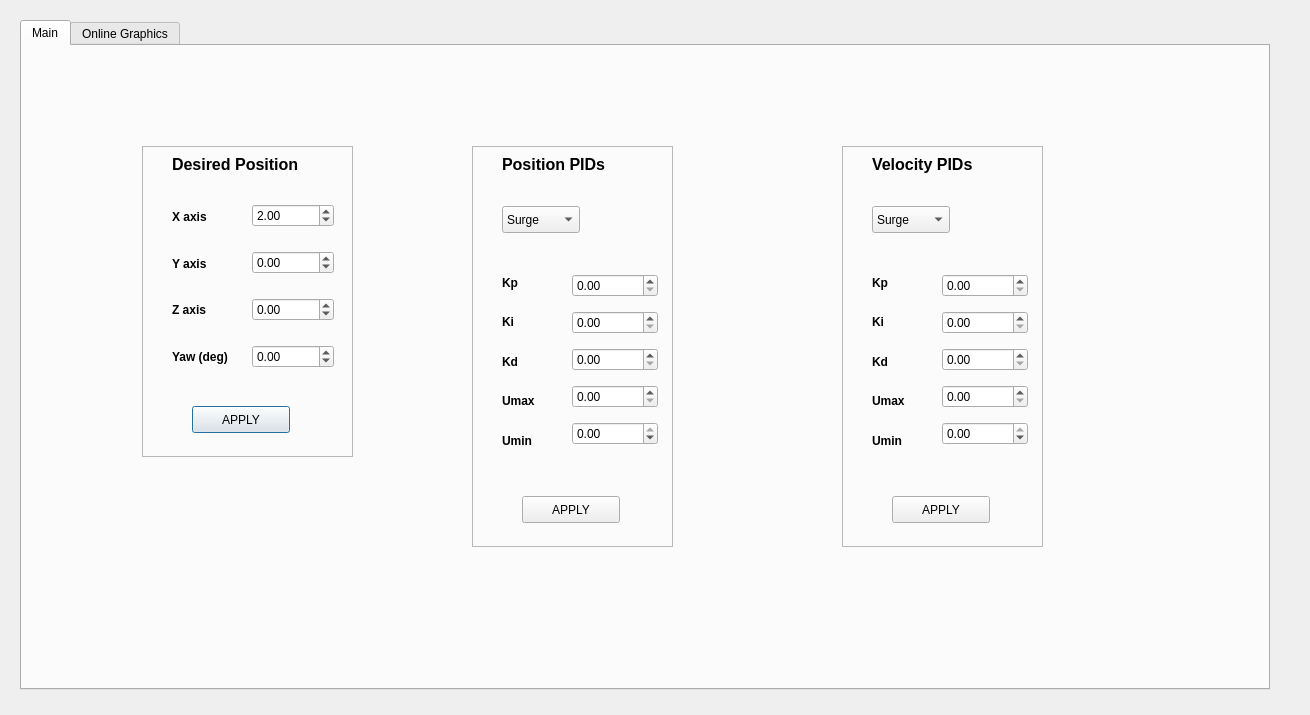
<?xml version="1.0" encoding="UTF-8"?>
<ui version="4.0">
 <class>Dialog</class>
 <widget class="QDialog" name="Dialog">
  <property name="geometry">
   <rect>
    <x>0</x>
    <y>0</y>
    <width>1310</width>
    <height>715</height>
   </rect>
  </property>
  <property name="windowTitle">
   <string>SEABOTIX - Control Supervisory System</string>
  </property>
  <property name="windowOpacity">
   <double>1.000000000000000</double>
  </property>
  <widget class="QTabWidget" name="tabWidget">
   <property name="geometry">
    <rect>
     <x>20</x>
     <y>20</y>
     <width>1250</width>
     <height>670</height>
    </rect>
   </property>
   <property name="currentIndex">
    <number>0</number>
   </property>
   <widget class="QWidget" name="tab">
    <attribute name="title">
     <string>Main</string>
    </attribute>
    <widget class="QFrame" name="frame">
     <property name="geometry">
      <rect>
       <x>120</x>
       <y>100</y>
       <width>211</width>
       <height>311</height>
      </rect>
     </property>
     <property name="frameShape">
      <enum>QFrame::StyledPanel</enum>
     </property>
     <property name="frameShadow">
      <enum>QFrame::Raised</enum>
     </property>
     <widget class="QLabel" name="label_5">
      <property name="geometry">
       <rect>
        <x>30</x>
        <y>10</y>
        <width>131</width>
        <height>17</height>
       </rect>
      </property>
      <property name="font">
       <font>
        <pointsize>12</pointsize>
        <weight>75</weight>
        <bold>true</bold>
       </font>
      </property>
      <property name="text">
       <string>Desired Position</string>
      </property>
     </widget>
     <widget class="QWidget" name="verticalLayoutWidget">
      <property name="geometry">
       <rect>
        <x>110</x>
        <y>40</y>
        <width>82</width>
        <height>201</height>
       </rect>
      </property>
      <layout class="QVBoxLayout" name="verticalLayout">
       <item>
        <widget class="QDoubleSpinBox" name="ref_x_axis">
         <property name="minimum">
          <double>-99.989999999999995</double>
         </property>
         <property name="value">
          <double>2.000000000000000</double>
         </property>
        </widget>
       </item>
       <item>
        <widget class="QDoubleSpinBox" name="ref_y_axis">
         <property name="minimum">
          <double>-99.989999999999995</double>
         </property>
         <property name="value">
          <double>0.000000000000000</double>
         </property>
        </widget>
       </item>
       <item>
        <widget class="QDoubleSpinBox" name="ref_z_axis">
         <property name="minimum">
          <double>-99.989999999999995</double>
         </property>
        </widget>
       </item>
       <item>
        <widget class="QDoubleSpinBox" name="ref_yaw">
         <property name="minimum">
          <double>-180.000000000000000</double>
         </property>
         <property name="maximum">
          <double>180.000000000000000</double>
         </property>
         <property name="singleStep">
          <double>10.000000000000000</double>
         </property>
         <property name="value">
          <double>0.000000000000000</double>
         </property>
        </widget>
       </item>
      </layout>
     </widget>
     <widget class="QWidget" name="verticalLayoutWidget_2">
      <property name="geometry">
       <rect>
        <x>30</x>
        <y>50</y>
        <width>72</width>
        <height>181</height>
       </rect>
      </property>
      <layout class="QVBoxLayout" name="verticalLayout_2">
       <item>
        <widget class="QLabel" name="label_12">
         <property name="font">
          <font>
           <weight>75</weight>
           <bold>true</bold>
          </font>
         </property>
         <property name="text">
          <string>X axis</string>
         </property>
        </widget>
       </item>
       <item>
        <widget class="QLabel" name="label_19">
         <property name="font">
          <font>
           <weight>75</weight>
           <bold>true</bold>
          </font>
         </property>
         <property name="text">
          <string>Y axis</string>
         </property>
        </widget>
       </item>
       <item>
        <widget class="QLabel" name="label_8">
         <property name="font">
          <font>
           <weight>75</weight>
           <bold>true</bold>
          </font>
         </property>
         <property name="text">
          <string>Z axis</string>
         </property>
        </widget>
       </item>
       <item>
        <widget class="QLabel" name="label_10">
         <property name="font">
          <font>
           <weight>75</weight>
           <bold>true</bold>
          </font>
         </property>
         <property name="text">
          <string>Yaw (deg)</string>
         </property>
        </widget>
       </item>
      </layout>
     </widget>
     <widget class="QPushButton" name="set_reference">
      <property name="geometry">
       <rect>
        <x>50</x>
        <y>260</y>
        <width>98</width>
        <height>27</height>
       </rect>
      </property>
      <property name="text">
       <string>APPLY</string>
      </property>
     </widget>
    </widget>
    <widget class="QFrame" name="frame_2">
     <property name="geometry">
      <rect>
       <x>450</x>
       <y>100</y>
       <width>201</width>
       <height>401</height>
      </rect>
     </property>
     <property name="frameShape">
      <enum>QFrame::StyledPanel</enum>
     </property>
     <property name="frameShadow">
      <enum>QFrame::Raised</enum>
     </property>
     <widget class="QLabel" name="label_6">
      <property name="geometry">
       <rect>
        <x>30</x>
        <y>10</y>
        <width>131</width>
        <height>17</height>
       </rect>
      </property>
      <property name="font">
       <font>
        <pointsize>12</pointsize>
        <weight>75</weight>
        <bold>true</bold>
       </font>
      </property>
      <property name="text">
       <string>Position PIDs</string>
      </property>
     </widget>
     <widget class="QWidget" name="verticalLayoutWidget_3">
      <property name="geometry">
       <rect>
        <x>100</x>
        <y>120</y>
        <width>86</width>
        <height>191</height>
       </rect>
      </property>
      <layout class="QVBoxLayout" name="verticalLayout_3">
       <item>
        <widget class="QDoubleSpinBox" name="pid_pos_kp">
         <property name="maximum">
          <double>9999.989999999999782</double>
         </property>
         <property name="singleStep">
          <double>0.100000000000000</double>
         </property>
        </widget>
       </item>
       <item>
        <widget class="QDoubleSpinBox" name="pid_pos_ki">
         <property name="maximum">
          <double>9999.989999999999782</double>
         </property>
        </widget>
       </item>
       <item>
        <widget class="QDoubleSpinBox" name="pid_pos_kd">
         <property name="maximum">
          <double>9999.989999999999782</double>
         </property>
        </widget>
       </item>
       <item>
        <widget class="QDoubleSpinBox" name="pid_pos_umax"/>
       </item>
       <item>
        <widget class="QDoubleSpinBox" name="pid_pos_umin">
         <property name="minimum">
          <double>-99.989999999999995</double>
         </property>
         <property name="maximum">
          <double>0.000000000000000</double>
         </property>
        </widget>
       </item>
      </layout>
     </widget>
     <widget class="QWidget" name="verticalLayoutWidget_4">
      <property name="geometry">
       <rect>
        <x>30</x>
        <y>120</y>
        <width>68</width>
        <height>191</height>
       </rect>
      </property>
      <layout class="QVBoxLayout" name="verticalLayout_4">
       <item>
        <widget class="QLabel" name="label_13">
         <property name="font">
          <font>
           <weight>75</weight>
           <bold>true</bold>
          </font>
         </property>
         <property name="text">
          <string>Kp</string>
         </property>
        </widget>
       </item>
       <item>
        <widget class="QLabel" name="label_20">
         <property name="font">
          <font>
           <weight>75</weight>
           <bold>true</bold>
          </font>
         </property>
         <property name="text">
          <string>Ki</string>
         </property>
        </widget>
       </item>
       <item>
        <widget class="QLabel" name="label_9">
         <property name="font">
          <font>
           <weight>75</weight>
           <bold>true</bold>
          </font>
         </property>
         <property name="text">
          <string>Kd</string>
         </property>
        </widget>
       </item>
       <item>
        <widget class="QLabel" name="label_15">
         <property name="font">
          <font>
           <weight>75</weight>
           <bold>true</bold>
          </font>
         </property>
         <property name="text">
          <string>Umax</string>
         </property>
        </widget>
       </item>
       <item>
        <widget class="QLabel" name="label_11">
         <property name="font">
          <font>
           <weight>75</weight>
           <bold>true</bold>
          </font>
         </property>
         <property name="text">
          <string>Umin</string>
         </property>
        </widget>
       </item>
      </layout>
     </widget>
     <widget class="QPushButton" name="set_pid_pos_param">
      <property name="geometry">
       <rect>
        <x>50</x>
        <y>350</y>
        <width>98</width>
        <height>27</height>
       </rect>
      </property>
      <property name="text">
       <string>APPLY</string>
      </property>
     </widget>
     <widget class="QComboBox" name="pid_pos_selection">
      <property name="geometry">
       <rect>
        <x>30</x>
        <y>60</y>
        <width>78</width>
        <height>27</height>
       </rect>
      </property>
      <property name="editable">
       <bool>false</bool>
      </property>
      <item>
       <property name="text">
        <string>Surge</string>
       </property>
      </item>
      <item>
       <property name="text">
        <string>Sway</string>
       </property>
      </item>
      <item>
       <property name="text">
        <string>Heave</string>
       </property>
      </item>
      <item>
       <property name="text">
        <string>Yaw</string>
       </property>
      </item>
     </widget>
    </widget>
    <widget class="QFrame" name="frame_4">
     <property name="geometry">
      <rect>
       <x>820</x>
       <y>100</y>
       <width>201</width>
       <height>401</height>
      </rect>
     </property>
     <property name="frameShape">
      <enum>QFrame::StyledPanel</enum>
     </property>
     <property name="frameShadow">
      <enum>QFrame::Raised</enum>
     </property>
     <widget class="QLabel" name="label_7">
      <property name="geometry">
       <rect>
        <x>30</x>
        <y>10</y>
        <width>131</width>
        <height>17</height>
       </rect>
      </property>
      <property name="font">
       <font>
        <pointsize>12</pointsize>
        <weight>75</weight>
        <bold>true</bold>
       </font>
      </property>
      <property name="text">
       <string>Velocity PIDs</string>
      </property>
     </widget>
     <widget class="QWidget" name="verticalLayoutWidget_7">
      <property name="geometry">
       <rect>
        <x>100</x>
        <y>120</y>
        <width>86</width>
        <height>191</height>
       </rect>
      </property>
      <layout class="QVBoxLayout" name="verticalLayout_7">
       <item>
        <widget class="QDoubleSpinBox" name="pid_vel_kp">
         <property name="maximum">
          <double>9999.989999999999782</double>
         </property>
         <property name="singleStep">
          <double>10.000000000000000</double>
         </property>
        </widget>
       </item>
       <item>
        <widget class="QDoubleSpinBox" name="pid_vel_ki">
         <property name="maximum">
          <double>9999.989999999999782</double>
         </property>
         <property name="singleStep">
          <double>5.000000000000000</double>
         </property>
        </widget>
       </item>
       <item>
        <widget class="QDoubleSpinBox" name="pid_vel_kd">
         <property name="maximum">
          <double>9999.989999999999782</double>
         </property>
         <property name="singleStep">
          <double>5.000000000000000</double>
         </property>
        </widget>
       </item>
       <item>
        <widget class="QDoubleSpinBox" name="pid_vel_umax"/>
       </item>
       <item>
        <widget class="QDoubleSpinBox" name="pid_vel_umin">
         <property name="minimum">
          <double>-99.989999999999995</double>
         </property>
         <property name="maximum">
          <double>0.000000000000000</double>
         </property>
        </widget>
       </item>
      </layout>
     </widget>
     <widget class="QWidget" name="verticalLayoutWidget_8">
      <property name="geometry">
       <rect>
        <x>30</x>
        <y>120</y>
        <width>68</width>
        <height>191</height>
       </rect>
      </property>
      <layout class="QVBoxLayout" name="verticalLayout_8">
       <item>
        <widget class="QLabel" name="label_16">
         <property name="font">
          <font>
           <weight>75</weight>
           <bold>true</bold>
          </font>
         </property>
         <property name="text">
          <string>Kp</string>
         </property>
        </widget>
       </item>
       <item>
        <widget class="QLabel" name="label_22">
         <property name="font">
          <font>
           <weight>75</weight>
           <bold>true</bold>
          </font>
         </property>
         <property name="text">
          <string>Ki</string>
         </property>
        </widget>
       </item>
       <item>
        <widget class="QLabel" name="label_17">
         <property name="font">
          <font>
           <weight>75</weight>
           <bold>true</bold>
          </font>
         </property>
         <property name="text">
          <string>Kd</string>
         </property>
        </widget>
       </item>
       <item>
        <widget class="QLabel" name="label_18">
         <property name="font">
          <font>
           <weight>75</weight>
           <bold>true</bold>
          </font>
         </property>
         <property name="text">
          <string>Umax</string>
         </property>
        </widget>
       </item>
       <item>
        <widget class="QLabel" name="label_23">
         <property name="font">
          <font>
           <weight>75</weight>
           <bold>true</bold>
          </font>
         </property>
         <property name="text">
          <string>Umin</string>
         </property>
        </widget>
       </item>
      </layout>
     </widget>
     <widget class="QPushButton" name="set_pid_vel_param">
      <property name="geometry">
       <rect>
        <x>50</x>
        <y>350</y>
        <width>98</width>
        <height>27</height>
       </rect>
      </property>
      <property name="text">
       <string>APPLY</string>
      </property>
     </widget>
     <widget class="QComboBox" name="pid_vel_selection">
      <property name="geometry">
       <rect>
        <x>30</x>
        <y>60</y>
        <width>78</width>
        <height>27</height>
       </rect>
      </property>
      <property name="editable">
       <bool>false</bool>
      </property>
      <item>
       <property name="text">
        <string>Surge</string>
       </property>
      </item>
      <item>
       <property name="text">
        <string>Sway</string>
       </property>
      </item>
      <item>
       <property name="text">
        <string>Heave</string>
       </property>
      </item>
      <item>
       <property name="text">
        <string>Yaw</string>
       </property>
      </item>
     </widget>
    </widget>
   </widget>
   <widget class="QWidget" name="tab_5">
    <attribute name="title">
     <string>Online Graphics</string>
    </attribute>
    <widget class="QTabWidget" name="supervisory_system">
     <property name="geometry">
      <rect>
       <x>0</x>
       <y>0</y>
       <width>1250</width>
       <height>645</height>
      </rect>
     </property>
     <property name="currentIndex">
      <number>0</number>
     </property>
     <widget class="QWidget" name="plots_pos">
      <attribute name="title">
       <string>Pose</string>
      </attribute>
      <widget class="Plot2d" name="surge_pose">
       <property name="geometry">
        <rect>
         <x>30</x>
         <y>50</y>
         <width>550</width>
         <height>240</height>
        </rect>
       </property>
       <property name="toolTip">
        <string>ImageView</string>
       </property>
       <property name="whatsThis">
        <string>Widget for displaying sonar data.</string>
       </property>
      </widget>
      <widget class="Plot2d" name="sway_pose">
       <property name="geometry">
        <rect>
         <x>670</x>
         <y>50</y>
         <width>550</width>
         <height>240</height>
        </rect>
       </property>
       <property name="toolTip">
        <string>ImageView</string>
       </property>
       <property name="whatsThis">
        <string>Widget for displaying sonar data.</string>
       </property>
      </widget>
      <widget class="Plot2d" name="heave_pose">
       <property name="geometry">
        <rect>
         <x>30</x>
         <y>350</y>
         <width>550</width>
         <height>240</height>
        </rect>
       </property>
       <property name="toolTip">
        <string>ImageView</string>
       </property>
       <property name="whatsThis">
        <string>Widget for displaying sonar data.</string>
       </property>
      </widget>
      <widget class="Plot2d" name="yaw_pose">
       <property name="geometry">
        <rect>
         <x>670</x>
         <y>350</y>
         <width>550</width>
         <height>240</height>
        </rect>
       </property>
       <property name="toolTip">
        <string>ImageView</string>
       </property>
       <property name="whatsThis">
        <string>Widget for displaying sonar data.</string>
       </property>
      </widget>
     </widget>
     <widget class="QWidget" name="tab_9">
      <attribute name="title">
       <string>Predicted Pose</string>
      </attribute>
      <widget class="Plot2d" name="pred_surge_pose">
       <property name="geometry">
        <rect>
         <x>30</x>
         <y>50</y>
         <width>550</width>
         <height>240</height>
        </rect>
       </property>
       <property name="toolTip">
        <string>ImageView</string>
       </property>
       <property name="whatsThis">
        <string>Widget for displaying sonar data.</string>
       </property>
      </widget>
      <widget class="Plot2d" name="pred_yaw_pose">
       <property name="geometry">
        <rect>
         <x>670</x>
         <y>350</y>
         <width>550</width>
         <height>240</height>
        </rect>
       </property>
       <property name="toolTip">
        <string>ImageView</string>
       </property>
       <property name="whatsThis">
        <string>Widget for displaying sonar data.</string>
       </property>
      </widget>
      <widget class="Plot2d" name="pred_sway_pose">
       <property name="geometry">
        <rect>
         <x>670</x>
         <y>50</y>
         <width>550</width>
         <height>240</height>
        </rect>
       </property>
       <property name="toolTip">
        <string>ImageView</string>
       </property>
       <property name="whatsThis">
        <string>Widget for displaying sonar data.</string>
       </property>
      </widget>
      <widget class="Plot2d" name="pred_heave_pose">
       <property name="geometry">
        <rect>
         <x>30</x>
         <y>350</y>
         <width>550</width>
         <height>240</height>
        </rect>
       </property>
       <property name="toolTip">
        <string>ImageView</string>
       </property>
       <property name="whatsThis">
        <string>Widget for displaying sonar data.</string>
       </property>
      </widget>
     </widget>
     <widget class="QWidget" name="plots_vel">
      <attribute name="title">
       <string>Velocity</string>
      </attribute>
      <widget class="Plot2d" name="heave_vel">
       <property name="geometry">
        <rect>
         <x>30</x>
         <y>350</y>
         <width>550</width>
         <height>240</height>
        </rect>
       </property>
       <property name="toolTip">
        <string>ImageView</string>
       </property>
       <property name="whatsThis">
        <string>Widget for displaying sonar data.</string>
       </property>
      </widget>
      <widget class="Plot2d" name="sway_vel">
       <property name="geometry">
        <rect>
         <x>670</x>
         <y>50</y>
         <width>550</width>
         <height>240</height>
        </rect>
       </property>
       <property name="toolTip">
        <string>ImageView</string>
       </property>
       <property name="whatsThis">
        <string>Widget for displaying sonar data.</string>
       </property>
      </widget>
      <widget class="Plot2d" name="surge_vel">
       <property name="geometry">
        <rect>
         <x>30</x>
         <y>50</y>
         <width>550</width>
         <height>240</height>
        </rect>
       </property>
       <property name="toolTip">
        <string>ImageView</string>
       </property>
       <property name="whatsThis">
        <string>Widget for displaying sonar data.</string>
       </property>
      </widget>
      <widget class="Plot2d" name="yaw_vel">
       <property name="geometry">
        <rect>
         <x>670</x>
         <y>350</y>
         <width>550</width>
         <height>240</height>
        </rect>
       </property>
       <property name="toolTip">
        <string>ImageView</string>
       </property>
       <property name="whatsThis">
        <string>Widget for displaying sonar data.</string>
       </property>
      </widget>
     </widget>
     <widget class="QWidget" name="tab_10">
      <attribute name="title">
       <string>Predicted Velocity</string>
      </attribute>
      <widget class="Plot2d" name="pred_surge_vel">
       <property name="geometry">
        <rect>
         <x>30</x>
         <y>50</y>
         <width>550</width>
         <height>240</height>
        </rect>
       </property>
       <property name="toolTip">
        <string>ImageView</string>
       </property>
       <property name="whatsThis">
        <string>Widget for displaying sonar data.</string>
       </property>
      </widget>
      <widget class="Plot2d" name="pred_heave_vel">
       <property name="geometry">
        <rect>
         <x>30</x>
         <y>350</y>
         <width>550</width>
         <height>240</height>
        </rect>
       </property>
       <property name="toolTip">
        <string>ImageView</string>
       </property>
       <property name="whatsThis">
        <string>Widget for displaying sonar data.</string>
       </property>
      </widget>
      <widget class="Plot2d" name="pred_yaw_vel">
       <property name="geometry">
        <rect>
         <x>670</x>
         <y>350</y>
         <width>550</width>
         <height>240</height>
        </rect>
       </property>
       <property name="toolTip">
        <string>ImageView</string>
       </property>
       <property name="whatsThis">
        <string>Widget for displaying sonar data.</string>
       </property>
      </widget>
      <widget class="Plot2d" name="pred_sway_vel">
       <property name="geometry">
        <rect>
         <x>670</x>
         <y>50</y>
         <width>550</width>
         <height>240</height>
        </rect>
       </property>
       <property name="toolTip">
        <string>ImageView</string>
       </property>
       <property name="whatsThis">
        <string>Widget for displaying sonar data.</string>
       </property>
      </widget>
     </widget>
     <widget class="QWidget" name="tab_2">
      <attribute name="title">
       <string>Pose Control</string>
      </attribute>
      <widget class="Plot2d" name="pid_heave_pose">
       <property name="geometry">
        <rect>
         <x>30</x>
         <y>350</y>
         <width>550</width>
         <height>240</height>
        </rect>
       </property>
       <property name="toolTip">
        <string>ImageView</string>
       </property>
       <property name="whatsThis">
        <string>Widget for displaying sonar data.</string>
       </property>
      </widget>
      <widget class="Plot2d" name="pid_sway_pose">
       <property name="geometry">
        <rect>
         <x>670</x>
         <y>50</y>
         <width>550</width>
         <height>240</height>
        </rect>
       </property>
       <property name="toolTip">
        <string>ImageView</string>
       </property>
       <property name="whatsThis">
        <string>Widget for displaying sonar data.</string>
       </property>
      </widget>
      <widget class="Plot2d" name="pid_surge_pose">
       <property name="geometry">
        <rect>
         <x>30</x>
         <y>50</y>
         <width>550</width>
         <height>240</height>
        </rect>
       </property>
       <property name="toolTip">
        <string>ImageView</string>
       </property>
       <property name="whatsThis">
        <string>Widget for displaying sonar data.</string>
       </property>
      </widget>
      <widget class="Plot2d" name="pid_yaw_pose">
       <property name="geometry">
        <rect>
         <x>670</x>
         <y>350</y>
         <width>550</width>
         <height>240</height>
        </rect>
       </property>
       <property name="toolTip">
        <string>ImageView</string>
       </property>
       <property name="whatsThis">
        <string>Widget for displaying sonar data.</string>
       </property>
      </widget>
     </widget>
     <widget class="QWidget" name="tab_3">
      <attribute name="title">
       <string>Velocity Control</string>
      </attribute>
      <widget class="Plot2d" name="pid_sway_vel">
       <property name="geometry">
        <rect>
         <x>670</x>
         <y>50</y>
         <width>550</width>
         <height>240</height>
        </rect>
       </property>
       <property name="toolTip">
        <string>ImageView</string>
       </property>
       <property name="whatsThis">
        <string>Widget for displaying sonar data.</string>
       </property>
      </widget>
      <widget class="Plot2d" name="pid_surge_vel">
       <property name="geometry">
        <rect>
         <x>30</x>
         <y>50</y>
         <width>550</width>
         <height>240</height>
        </rect>
       </property>
       <property name="toolTip">
        <string>ImageView</string>
       </property>
       <property name="whatsThis">
        <string>Widget for displaying sonar data.</string>
       </property>
      </widget>
      <widget class="Plot2d" name="pid_heave_vel">
       <property name="geometry">
        <rect>
         <x>30</x>
         <y>350</y>
         <width>550</width>
         <height>240</height>
        </rect>
       </property>
       <property name="toolTip">
        <string>ImageView</string>
       </property>
       <property name="whatsThis">
        <string>Widget for displaying sonar data.</string>
       </property>
      </widget>
      <widget class="Plot2d" name="pid_yaw_vel">
       <property name="geometry">
        <rect>
         <x>670</x>
         <y>350</y>
         <width>550</width>
         <height>240</height>
        </rect>
       </property>
       <property name="toolTip">
        <string>ImageView</string>
       </property>
       <property name="whatsThis">
        <string>Widget for displaying sonar data.</string>
       </property>
      </widget>
     </widget>
     <widget class="QWidget" name="tab_4">
      <attribute name="title">
       <string>Thruster Control (1,2 and 3)</string>
      </attribute>
      <widget class="Plot2d" name="thruster_2">
       <property name="geometry">
        <rect>
         <x>670</x>
         <y>50</y>
         <width>550</width>
         <height>240</height>
        </rect>
       </property>
       <property name="toolTip">
        <string>ImageView</string>
       </property>
       <property name="whatsThis">
        <string>Widget for displaying sonar data.</string>
       </property>
      </widget>
      <widget class="Plot2d" name="thruster_3">
       <property name="geometry">
        <rect>
         <x>30</x>
         <y>350</y>
         <width>550</width>
         <height>240</height>
        </rect>
       </property>
       <property name="toolTip">
        <string>ImageView</string>
       </property>
       <property name="whatsThis">
        <string>Widget for displaying sonar data.</string>
       </property>
      </widget>
      <widget class="Plot2d" name="thruster_1">
       <property name="geometry">
        <rect>
         <x>30</x>
         <y>50</y>
         <width>550</width>
         <height>240</height>
        </rect>
       </property>
       <property name="toolTip">
        <string>ImageView</string>
       </property>
       <property name="whatsThis">
        <string>Widget for displaying sonar data.</string>
       </property>
      </widget>
     </widget>
     <widget class="QWidget" name="tab_11">
      <attribute name="title">
       <string>Thruster Control (4 and 5)</string>
      </attribute>
      <widget class="Plot2d" name="thruster_4">
       <property name="geometry">
        <rect>
         <x>30</x>
         <y>130</y>
         <width>550</width>
         <height>240</height>
        </rect>
       </property>
       <property name="toolTip">
        <string>ImageView</string>
       </property>
       <property name="whatsThis">
        <string>Widget for displaying sonar data.</string>
       </property>
      </widget>
      <widget class="Plot2d" name="thruster_9">
       <property name="geometry">
        <rect>
         <x>660</x>
         <y>130</y>
         <width>550</width>
         <height>240</height>
        </rect>
       </property>
       <property name="toolTip">
        <string>ImageView</string>
       </property>
       <property name="whatsThis">
        <string>Widget for displaying sonar data.</string>
       </property>
      </widget>
     </widget>
    </widget>
   </widget>
  </widget>
 </widget>
 <customwidgets>
  <customwidget>
   <class>Plot2d</class>
   <extends>QWidget</extends>
   <header>vtk/plot2d/Plot2d.h</header>
  </customwidget>
 </customwidgets>
 <resources/>
 <connections/>
</ui>
